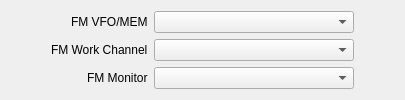
     <widget class="QWidget" name="tab_4">
      <attribute name="title">
       <string>FM</string>
      </attribute>
      <layout class="QHBoxLayout" name="horizontalLayout_12">
       <item>
        <spacer name="horizontalSpacer_14">
         <property name="orientation">
          <enum>Qt::Orientation::Horizontal</enum>
         </property>
         <property name="sizeHint" stdset="0">
          <size>
           <width>40</width>
           <height>20</height>
          </size>
         </property>
        </spacer>
       </item>
       <item>
        <layout class="QFormLayout" name="formLayout_9">
         <property name="labelAlignment">
          <set>Qt::AlignmentFlag::AlignRight|Qt::AlignmentFlag::AlignTrailing|Qt::AlignmentFlag::AlignVCenter</set>
         </property>
         <item row="0" column="0">
          <widget class="QLabel" name="label_63">
           <property name="text">
            <string>FM VFO/MEM</string>
           </property>
          </widget>
         </item>
         <item row="1" column="0">
          <widget class="QLabel" name="label_64">
           <property name="text">
            <string>FM Work Channel</string>
           </property>
          </widget>
         </item>
         <item row="2" column="0">
          <widget class="QLabel" name="label_65">
           <property name="text">
            <string>FM Monitor</string>
           </property>
          </widget>
         </item>
         <item row="0" column="1">
          <widget class="QComboBox" name="fmVfMrCmbx">
           <property name="minimumSize">
            <size>
             <width>200</width>
             <height>0</height>
            </size>
           </property>
          </widget>
         </item>
         <item row="2" column="1">
          <widget class="QComboBox" name="fmMonitorCmbx"/>
         </item>
         <item row="1" column="1">
          <widget class="QComboBox" name="fmWorkChannelCmbx"/>
         </item>
        </layout>
       </item>
       <item>
        <spacer name="horizontalSpacer_15">
         <property name="orientation">
          <enum>Qt::Orientation::Horizontal</enum>
         </property>
         <property name="sizeHint" stdset="0">
          <size>
           <width>40</width>
           <height>20</height>
          </size>
         </property>
        </spacer>
       </item>
      </layout>
     </widget>
